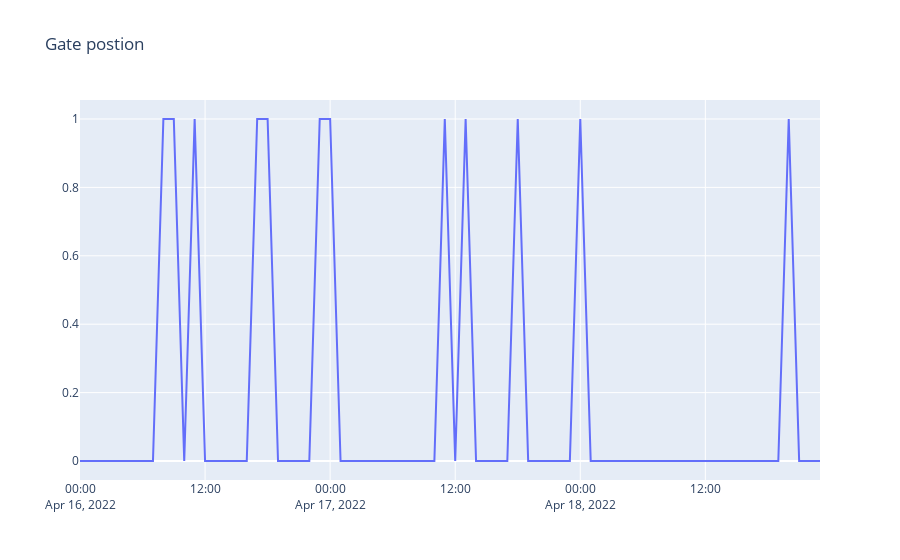
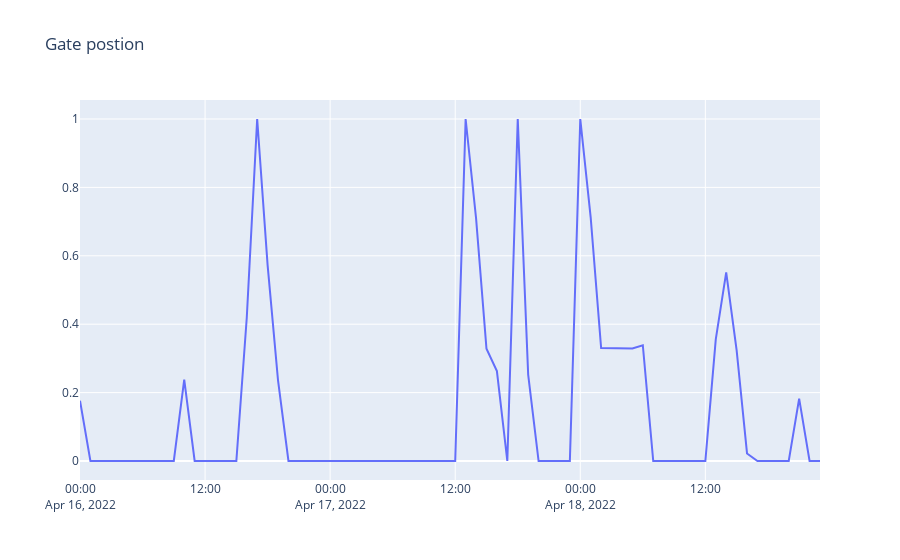
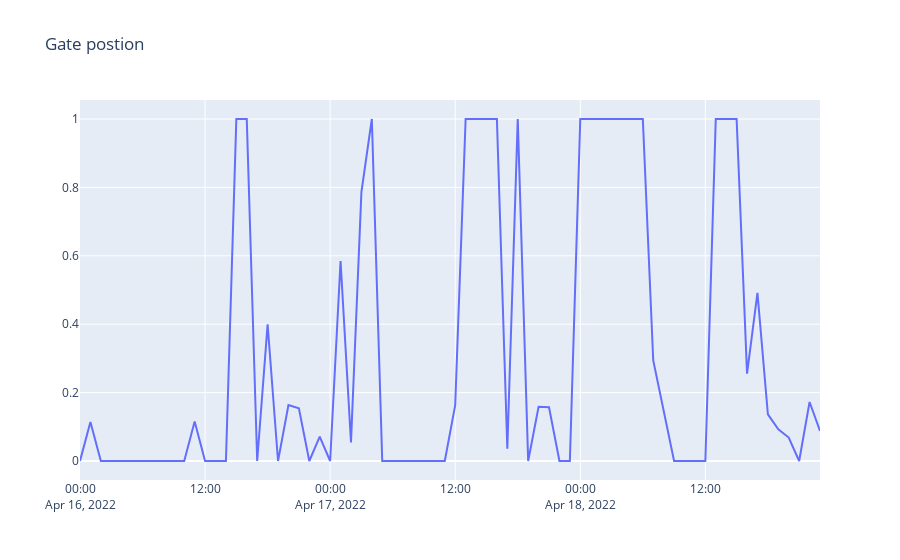
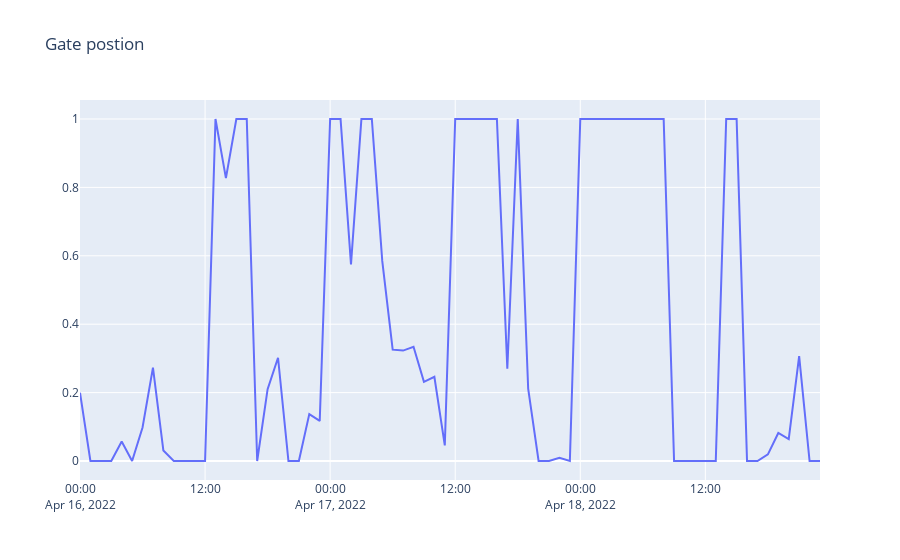

These figures' notebook cell, in order:
### Code cell
shop = new_model()
add_reservoirs(shop)
add_tunnels(shop)
add_plants(shop)
connect_objects(shop)
init_model(shop)
insert_contiuous_gate(shop)

for i in range(5):
    shop.start_sim([],[1])
    print(shop.model.objective.average_objective.total.get())
    fig = go.Figure()
    gate = shop.model.tunnel.t_r1_n1.gate_opening.get()
    fig.add_trace(go.Scatter(x=gate.index, y=gate.values, name="Rsv 1 gate position"))
    fig.update_layout(title="Gate postion")
    fig.show()
shop.set_code(['incremental'], [])
for i in range(8):
    shop.start_sim([],[1])
    print(shop.model.objective.average_objective.total.get())
    fig = go.Figure()
    gate = shop.model.tunnel.t_r1_n1.gate_opening.get()
    fig.add_trace(go.Scatter(x=gate.index, y=gate.values, name="Rsv 1 gate position"))
    fig.update_layout(title="Gate postion")
    fig.show()
